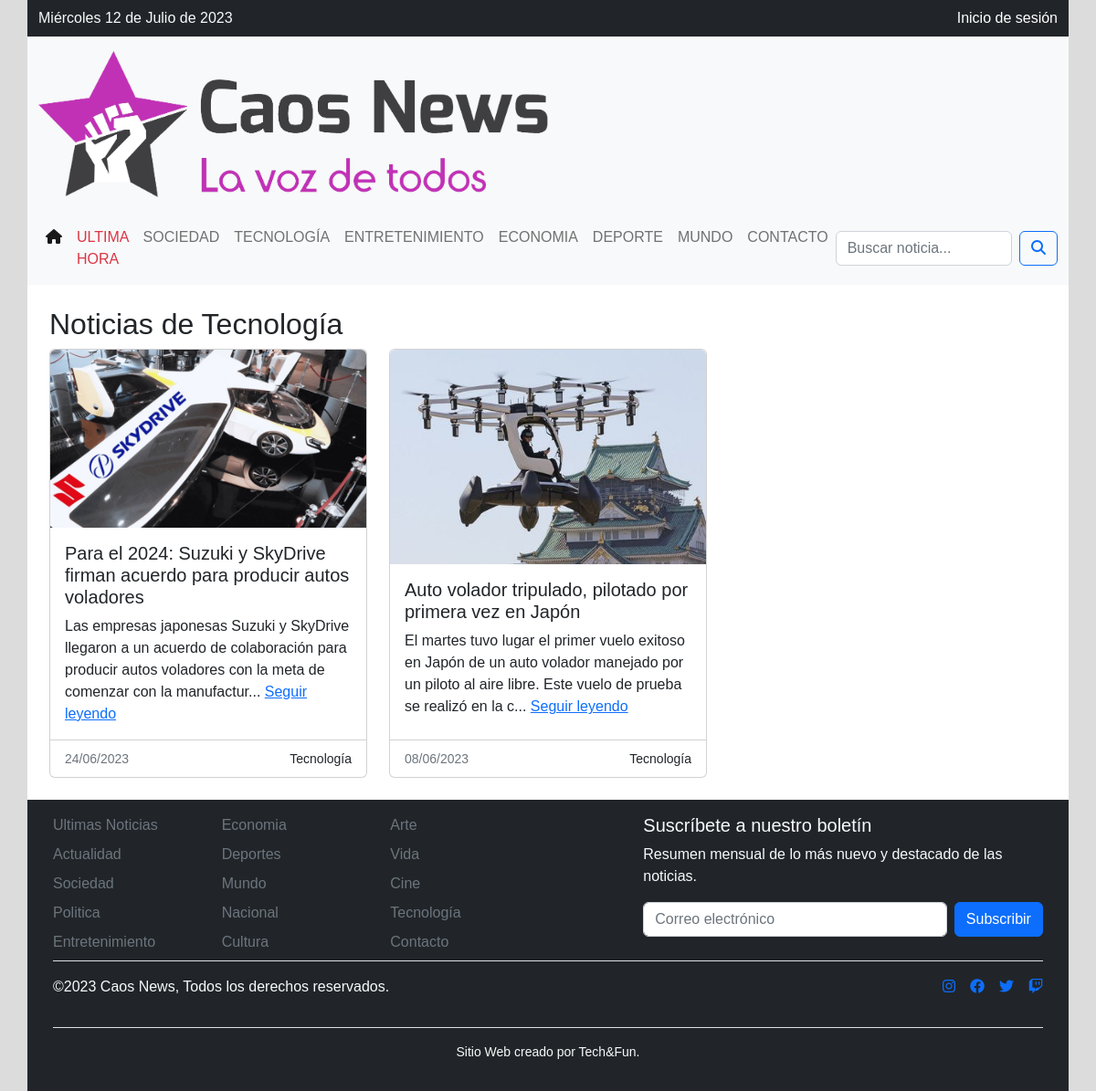
/noticias/Tecnología/, run on the app's committed database.
### CaosNewsApp/models.py (models this page shows, shortened)
class Categoria(models.Model):
    id_categoria = models.AutoField(db_column='id_categoria', primary_key=True)
    nombre_categoria = models.CharField(max_length=20, blank=False, null=False)
    def __str__(self):
        return str(self.nombre_categoria)

class Noticia(models.Model):
    id_noticia = models.AutoField(db_column='id_noticia', primary_key=True)
    titulo_noticia = models.CharField(max_length=100, blank=False, null=False)
    cuerpo_noticia = models.TextField(blank=False, null=False, default='')
    id_categoria = models.ForeignKey('Categoria', on_delete=models.PROTECT, db_column='id_categoria')
    id_pais = models.ForeignKey('Pais', on_delete=models.PROTECT, db_column='id_pais', null=True)
    activo = models.BooleanField(("Activo"), default=True)
    destacada = models.BooleanField(("Destacada"), default=False)
    fecha_creacion = models.DateTimeField(auto_now_add=True)
    fecha_modificacion = models.DateTimeField(auto_now=True)
    id_usuario = models.ForeignKey(settings.AUTH_USER_MODEL, on_delete=models.CASCADE, db_column='id_usuario')
    eliminado = models.BooleanField(("Borrado"), default=False)

class ImagenNoticia(models.Model):
    id_imagen = models.AutoField(db_column='id_imagen', primary_key=True)
    noticia = models.ForeignKey(Noticia, on_delete=models.CASCADE, related_name='imagenes')
    imagen = models.ImageField(upload_to=get_image_upload_path, null=True, blank=True)

### CaosNewsApp/views.py (the view)
# urls.py: path('noticias/<str:categoria>/', views.noticias, name='noticias'),
def noticias(request, categoria):
    if categoria == 'Ultima Hora':
        noticias = Noticia.objects.filter(eliminado=False,  activo=True, detalle__publicada=True).order_by('-fecha_creacion')[:10]
    else:
        noticias = Noticia.objects.filter(id_categoria__nombre_categoria=categoria, eliminado=False,  activo=True, detalle__publicada=True).order_by('-fecha_creacion')
    context = {
        "noticias": noticias,
        "categoria": categoria,
    }
    return render(request, 'noticia.html', context)

### CaosNewsApp/templates/noticia.html (shortened to what this page needs)
{% extends './index.html' %}
{% load static %}
{% block body %}
<div class="row">
    <div class="col">
        <h2>Noticias de {{ categoria }}</h2>
    </div>
</div>
<div class="row row-cols-1 row-cols-md-3 g-4">
    {% for noticia in noticias %}
        {% if noticia.activo %}
        <div class="col">
            <div class="card h-100">
                <a href="{% url 'noticia_detalle' noticia.id_noticia %}">
                    {% if noticia.imagenes.exists %}
                        {% with imagen_noticia=noticia.imagenes.first %}
                        <img src="{{ imagen_noticia.imagen.url }}" class="img-fluid rounded-top" alt="{{ noticia.titulo_noticia }}">
                        {% endwith %}
                    {% else %}
                        <p>No hay imagen para esta noticia.</p>
                    {% endif %}
                </a>
                <div class="card-body">
                    <h5 class="card-title">{{ noticia.titulo_noticia }}</h5>
                    <p class="card-text">
                        {% if noticia.cuerpo_noticia|length > 150 %}
                            {{ noticia.cuerpo_noticia|slice:":150" }}... <a href="{% url 'noticia_detalle' noticia.id_noticia %}">Seguir leyendo</a>
                        {% else %}
                            {{ noticia.cuerpo_noticia }}
                        {% endif %}
                    </p>
                </div>
                <div class="card-footer bg-transparent">
                    <div class="row">
                        <div class="col"><small class="text-muted">{{ noticia.fecha_creacion|date:"d/m/Y" }}</small></div>
                        <div class="col-auto text-end"><small>{{ noticia.id_categoria }}</small></div>
                    </div>
                </div>
            </div>
        </div>
        {% endif %}
    {% endfor %}
</div>
{% endblock %}

### data on the page
Categoria: nombre_categoria "Tecnología"
Noticia: imagenes.first.imagen (picture), titulo_noticia "Para el 2024: Suzuki y SkyDrive firman acuerdo para producir autos voladores", cuerpo_noticia "Las empresas japonesas Suzuki y SkyDrive llegaron a un acuerdo de colaboración para producir autos voladores con la meta de comenzar con la manufactur", fecha_creacion "24/06/2023", id_categoria "Tecnología"
Noticia: imagenes.first.imagen (picture), titulo_noticia "Auto volador tripulado, pilotado por primera vez en Japón", cuerpo_noticia "El martes tuvo lugar el primer vuelo exitoso en Japón de un auto volador manejado por un piloto al aire libre. Este vuelo de prueba se realizó en la c", fecha_creacion "08/06/2023", id_categoria "Tecnología"
